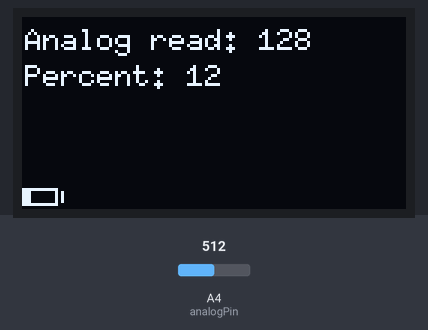
Bench run of a sketch on a simulated Arduino Uno, built with avr-gcc and run on an emulated ATmega328P. On the bench: 128×64 one-colour display. The inputs (shaded band) are chosen by the test bench; at power-on: A4 (analogPin) = 512.

Above: at 1.2 s.
1.3 s: A4 (analogPin) set to 310
At 1.57 s:
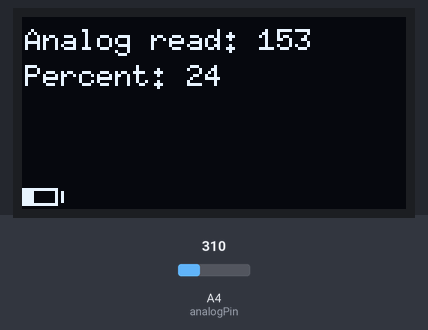
2.9 s: A4 (analogPin) set to 0
At 5.21 s:
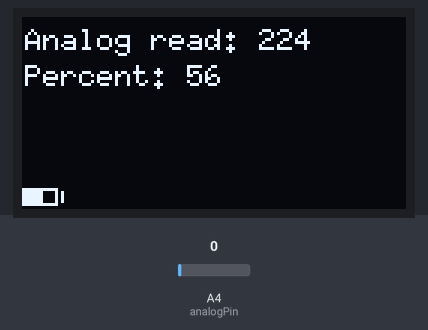
5.9 s: A4 (analogPin) set to 122
At 11.7 s:
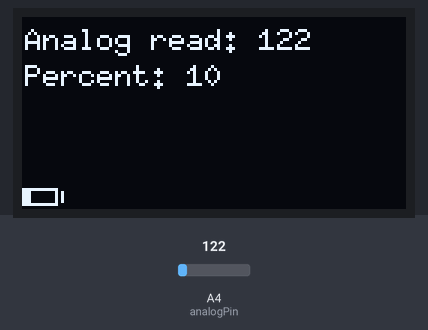
Timing chart, 0 to 13.2 s (numbered marks = the images above; inputs shaded):
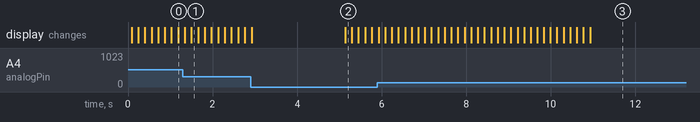

The sketch:

Wifi_Kit_32_Batt_Watch.ino
```cpp
/* Hardware Specs: Heltec_WIFI_Kit_32, 80MHz, 115200, SLAB_USBtoUART*/

#include <U8g2lib.h> // see https://github.com/olikraus/u8g2/wiki/u8g2reference

U8G2_SSD1306_128X64_NONAME_F_HW_I2C   u8g2(U8G2_R0, 16, 15, 4);

int analogPin = A4;              // Wifi Kit 32 shows analog value of voltage in A4
int val = 0;                     // variable to store the value read

//******************************** needed for running average (smoothening the analog value)
const int numReadings = 32;     // the higher the value, the smoother the average
int readings[numReadings];      // the readings from the analog input
int readIndex = 0;              // the index of the current reading
int total = 0;                  // the running total
int average = 0;                // the average

char buf[128];

void setup()
{
  Serial.begin(9600);

  // Initialize the graphics library.
  u8g2.begin();
  u8g2.setFont(u8g2_font_6x10_tf);
  u8g2.setFontRefHeightExtendedText();
  u8g2.setDrawColor(1);
  u8g2.setFontPosTop();
  u8g2.setFontDirection(0);

  for (int thisReading = 0; thisReading < numReadings; thisReading++) //used for smoothening
  {
    readings[thisReading] = 0;
  }
}

void loop()
{
  u8g2.clearBuffer();                           // Clear the display buffer.

  total = total - readings[readIndex];          // subtract the last reading
  readings[readIndex] = analogRead(analogPin);  // read from the sensor
  total = total + readings[readIndex];          // add the reading to the total
  readIndex = readIndex + 1;                    // advance to the next position in the array

  if (readIndex >= numReadings)                 // if we're at the end of the array...
  {
    readIndex = 0;                              // ...wrap around to the beginning
  }
  val = total / numReadings;                    // calculate the average

  sprintf (buf, "Analog read: %d", val);
  u8g2.drawStr(1, 3, buf);

  if (val>=320){val=320;}                       // 3.7v 500 mAh Batt - estimated max at 320, cut at 320

  val = (val-100)/2.2;                          // calculate percentage

  sprintf (buf, "Percent: %d", val);
  u8g2.drawStr(1, 15, buf);

  drawbatt(val);
  u8g2.sendBuffer();                            // Send the display buffer to the screen

delay(100);
}

void drawbatt(int percent)                      // Draw a little batt icon and fill with percentage
{
   u8g2.drawFrame(0,57,12,6);
   u8g2.drawBox(13,58,1,4);
   percent = percent/10;                        // one line per 10%
   u8g2.drawBox(1,58,percent+1,4);              // Draw percentage within batt frame
}
```
